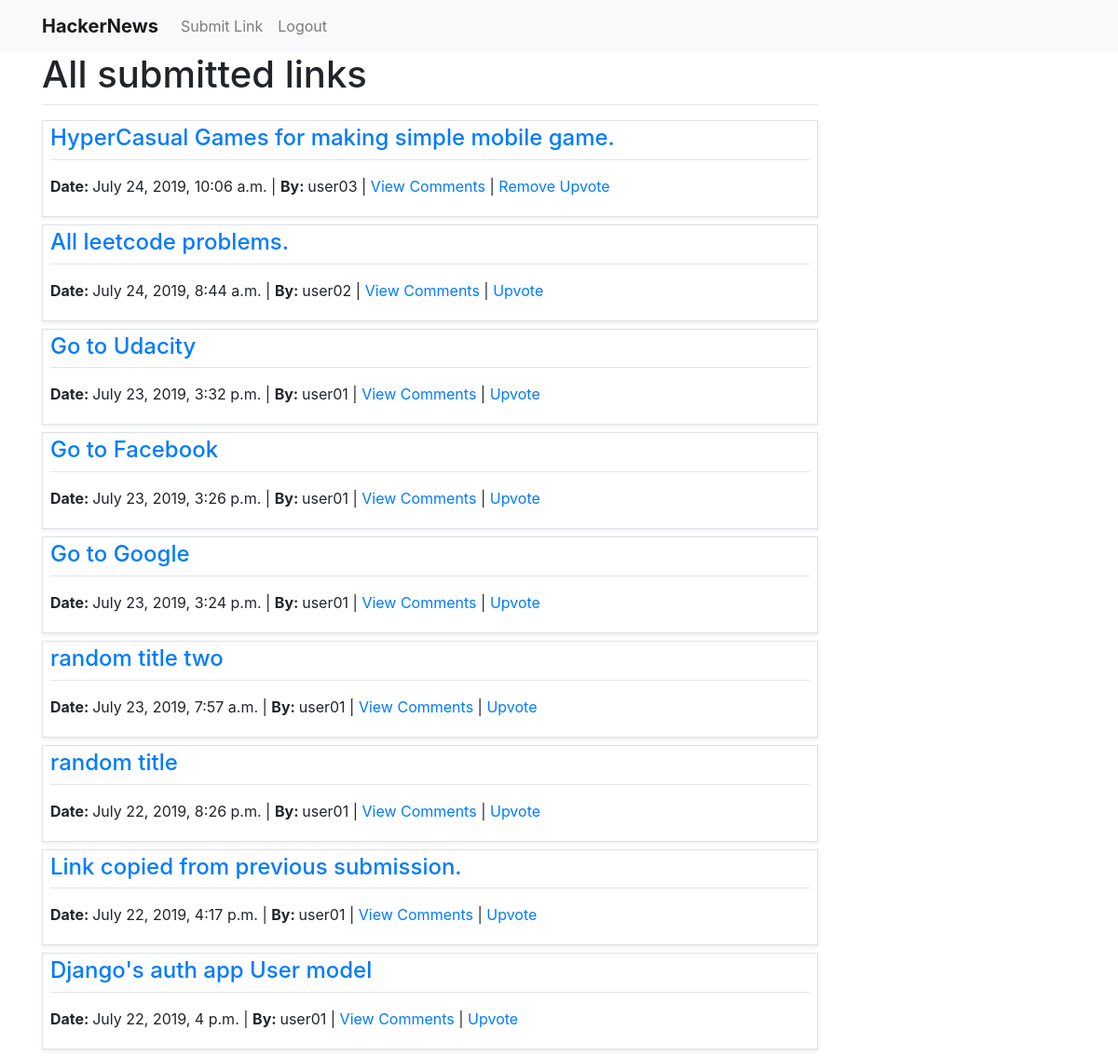
Screenshot of / (signed in) with the database file from the repository.
### links/models.py (models this page shows)
class Link(models.Model):
    title = models.CharField(max_length=255)
    url = models.URLField()
    submitted_by = models.ForeignKey(User, on_delete=models.CASCADE)
    submitted_on = models.DateTimeField(auto_now_add=True, editable=False)
    upvotes = models.ManyToManyField(User, related_name='votes')

### links/views.py (the view)
# urls.py: path('', AllLinkListView.as_view(), name='home'),
class AllLinkListView(ListView):
    model = Link
    template_name = 'home.html'
    context_object_name = 'all_links'
    def get_queryset(self):
        return Link.objects.order_by('-submitted_on')

### templates/home.html
{% extends "base.html" %}
{% block content %}
  <div class="w-75 bg-white">
    <h1>All submitted links</h1>
    <hr class="mt-1">
    {% for link in all_links %}
      <div class="shadow-sm bg-white border px-2 py-1 mb-2">
        <h4><a href="{{ link.url }}">{{ link.title }}</a></h4>
        <hr class="mt-1">
        <p>
          <strong>Date: </strong>{{ link.submitted_on }} |
          <strong>By: </strong>{{ link.submitted_by }} |
          <a href="{% url 'submission-detail' pk=link.pk %}">View Comments</a> |
          {% if request.user in link.upvotes.all %}
            <a href="{% url 'remove-upvote' link_pk=link.pk %}">Remove Upvote</a>
          {% else %}
            <a href="{% url 'upvote-submission' link_pk=link.pk %}">Upvote</a>
          {% endif %}
        </p>
      </div>
    {% endfor %}
  </div>
{% endblock %}

### rows the page displays
Link: title "HyperCasual Games for making simple mobile game.", submitted_on "July 24, 2019, 10:06 a.m.", submitted_by "user03", shows "Remove Upvote"
Link: title "All leetcode problems.", submitted_on "July 24, 2019, 8:44 a.m.", submitted_by "user02", shows "Upvote"
Link: title "Go to Udacity", submitted_on "July 23, 2019, 3:32 p.m.", submitted_by "user01", shows "Upvote"
Link: title "Go to Facebook", submitted_on "July 23, 2019, 3:26 p.m.", submitted_by "user01", shows "Upvote"
Link: title "Go to Google", submitted_on "July 23, 2019, 3:24 p.m.", submitted_by "user01", shows "Upvote"
Link: title "random title two", submitted_on "July 23, 2019, 7:57 a.m.", submitted_by "user01", shows "Upvote"
Link: title "random title", submitted_on "July 22, 2019, 8:26 p.m.", submitted_by "user01", shows "Upvote"
Link: title "Link copied from previous submission.", submitted_on "July 22, 2019, 4:17 p.m.", submitted_by "user01", shows "Upvote"
Link: title "Django's auth app User model", submitted_on "July 22, 2019, 4 p.m.", submitted_by "user01", shows "Upvote"
